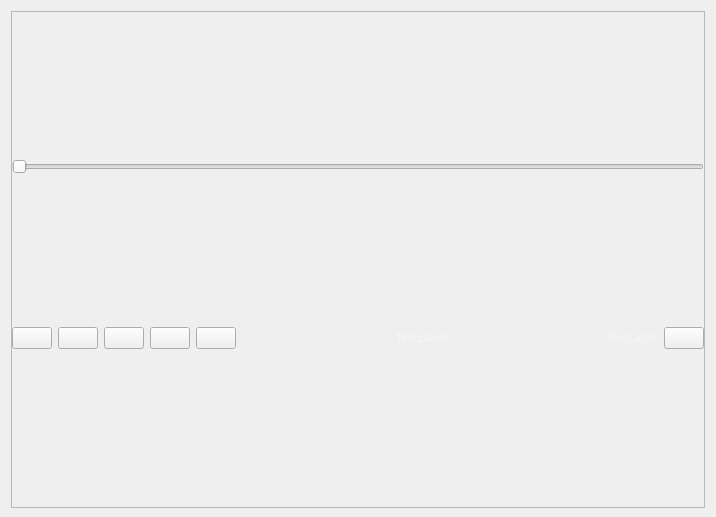
<?xml version="1.0" encoding="UTF-8"?>
<ui version="4.0">
 <class>Form</class>
 <widget class="QWidget" name="Form">
  <property name="geometry">
   <rect>
    <x>0</x>
    <y>0</y>
    <width>716</width>
    <height>517</height>
   </rect>
  </property>
  <property name="windowTitle">
   <string>Form</string>
  </property>
  <layout class="QGridLayout" name="gridLayout">
   <property name="bottomMargin">
    <number>9</number>
   </property>
   <item row="0" column="0">
    <widget class="QFrame" name="videoplayer_frame">
     <property name="frameShape">
      <enum>QFrame::StyledPanel</enum>
     </property>
     <property name="frameShadow">
      <enum>QFrame::Raised</enum>
     </property>
     <layout class="QGridLayout" name="gridLayout_2">
      <property name="leftMargin">
       <number>0</number>
      </property>
      <property name="topMargin">
       <number>0</number>
      </property>
      <property name="rightMargin">
       <number>0</number>
      </property>
      <item row="3" column="3">
       <widget class="QPushButton" name="play_button">
        <property name="text">
         <string/>
        </property>
       </widget>
      </item>
      <item row="3" column="12">
       <widget class="QPushButton" name="maximize_button">
        <property name="text">
         <string/>
        </property>
       </widget>
      </item>
      <item row="3" column="1">
       <widget class="QPushButton" name="first_frame_button">
        <property name="text">
         <string/>
        </property>
       </widget>
      </item>
      <item row="0" column="1" colspan="12">
       <layout class="QVBoxLayout" name="video_layout"/>
      </item>
      <item row="3" column="2">
       <widget class="QPushButton" name="back_button">
        <property name="text">
         <string/>
        </property>
       </widget>
      </item>
      <item row="2" column="1" colspan="12">
       <widget class="QSlider" name="progress_slider">
        <property name="sizePolicy">
         <sizepolicy hsizetype="Expanding" vsizetype="Fixed">
          <horstretch>0</horstretch>
          <verstretch>0</verstretch>
         </sizepolicy>
        </property>
        <property name="minimum">
         <number>1</number>
        </property>
        <property name="maximum">
         <number>1</number>
        </property>
        <property name="orientation">
         <enum>Qt::Horizontal</enum>
        </property>
       </widget>
      </item>
      <item row="3" column="5">
       <widget class="QPushButton" name="last_frame_button">
        <property name="text">
         <string/>
        </property>
       </widget>
      </item>
      <item row="3" column="4">
       <widget class="QPushButton" name="forward_button">
        <property name="text">
         <string/>
        </property>
       </widget>
      </item>
      <item row="3" column="10">
       <spacer name="horizontalSpacer_2">
        <property name="orientation">
         <enum>Qt::Horizontal</enum>
        </property>
        <property name="sizeHint" stdset="0">
         <size>
          <width>105</width>
          <height>20</height>
         </size>
        </property>
       </spacer>
      </item>
      <item row="3" column="8">
       <widget class="QLabel" name="current_frame_label">
        <property name="styleSheet">
         <string notr="true">color: #f5f5f5;</string>
        </property>
        <property name="text">
         <string>TextLabel</string>
        </property>
       </widget>
      </item>
      <item row="3" column="6">
       <spacer name="horizontalSpacer">
        <property name="orientation">
         <enum>Qt::Horizontal</enum>
        </property>
        <property name="sizeHint" stdset="0">
         <size>
          <width>40</width>
          <height>20</height>
         </size>
        </property>
       </spacer>
      </item>
      <item row="3" column="11">
       <widget class="QLabel" name="current_time_label">
        <property name="styleSheet">
         <string notr="true">color: #f5f5f5;</string>
        </property>
        <property name="text">
         <string>TextLabel</string>
        </property>
       </widget>
      </item>
     </layout>
     <zorder>horizontalSpacer_2</zorder>
     <zorder>first_frame_button</zorder>
     <zorder>last_frame_button</zorder>
     <zorder>forward_button</zorder>
     <zorder>play_button</zorder>
     <zorder>back_button</zorder>
     <zorder>maximize_button</zorder>
     <zorder>progress_slider</zorder>
     <zorder>current_frame_label</zorder>
     <zorder>horizontalSpacer</zorder>
     <zorder>current_time_label</zorder>
    </widget>
   </item>
  </layout>
 </widget>
 <tabstops>
  <tabstop>first_frame_button</tabstop>
  <tabstop>back_button</tabstop>
  <tabstop>play_button</tabstop>
  <tabstop>forward_button</tabstop>
  <tabstop>last_frame_button</tabstop>
  <tabstop>maximize_button</tabstop>
 </tabstops>
 <resources/>
 <connections/>
</ui>
